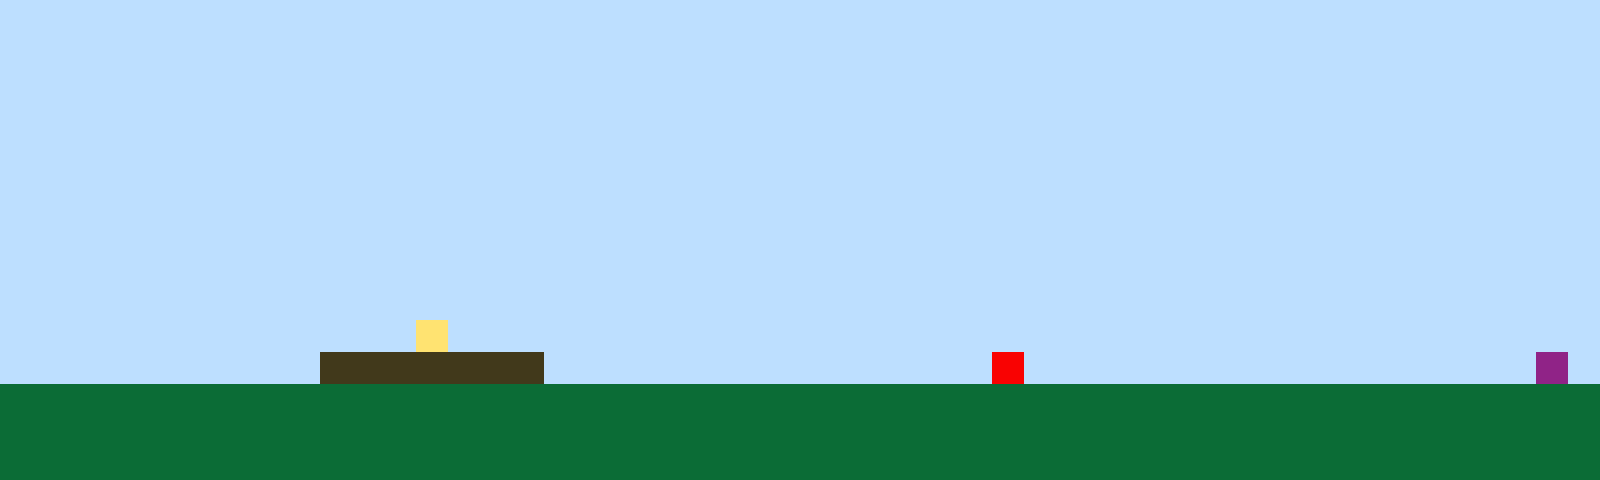

Rendered tile map (Tiled .tmx) drawn with the repository's tilesets; below, a short description and the full map source, tile grids included:
An orthogonal 50x15 tile map with 32x32 px tiles, 1 tile layer (Tile Layer 1).

<map version="1.10" tiledversion="1.11.2" orientation="orthogonal" renderorder="right-up" width="50" height="15" tilewidth="32" tileheight="32" infinite="0" nextlayerid="2" nextobjectid="1"><editorsettings><export target="map1.csv" format="csv" /></editorsettings><tileset firstgid="1" name="sprites" tilewidth="32" tileheight="32" tilecount="6" columns="3"><image source="sprites.png" width="96" height="64" /></tileset><layer id="1" name="Tile Layer 1" width="50" height="15"><data encoding="csv">1,1,1,1,1,1,1,1,1,1,1,1,1,1,1,1,1,1,1,1,1,1,1,1,1,1,1,1,1,1,1,1,1,1,1,1,1,1,1,1,1,1,1,1,1,1,1,1,1,1,1,1,1,1,1,1,1,1,1,1,1,1,1,1,1,1,1,1,1,1,1,1,1,1,1,1,1,1,1,1,1,1,1,1,1,1,1,1,1,1,1,1,1,1,1,1,1,1,1,1,1,1,1,1,1,1,1,1,1,1,1,1,1,1,1,1,1,1,1,1,1,1,1,1,1,1,1,1,1,1,1,1,1,1,1,1,1,1,1,1,1,1,1,1,1,1,1,1,1,1,1,1,1,1,1,1,1,1,1,1,1,1,1,1,1,1,1,1,1,1,1,1,1,1,1,1,1,1,1,1,1,1,1,1,1,1,1,1,1,1,1,1,1,1,1,1,1,1,1,1,1,1,1,1,1,1,1,1,1,1,1,1,1,1,1,1,1,1,1,1,1,1,1,1,1,1,1,1,1,1,1,1,1,1,1,1,1,1,1,1,1,1,1,1,1,1,1,1,1,1,1,1,1,1,1,1,1,1,1,1,1,1,1,1,1,1,1,1,1,1,1,1,1,1,1,1,1,1,1,1,1,1,1,1,1,1,1,1,1,1,1,1,1,1,1,1,1,1,1,1,1,1,1,1,1,1,1,1,1,1,1,1,1,1,1,1,1,1,1,1,1,1,1,1,1,1,1,1,1,1,1,1,1,1,1,1,1,1,1,1,1,1,1,1,1,1,1,1,1,1,1,1,1,1,1,1,1,1,1,1,1,1,1,1,1,1,1,1,1,1,1,1,1,1,1,1,1,1,1,1,1,1,1,1,1,1,1,1,1,1,1,1,1,1,1,1,1,1,1,1,1,1,1,1,1,1,1,1,1,1,1,1,1,1,1,1,1,1,1,1,1,1,1,1,1,1,1,1,1,1,1,1,1,1,1,1,1,1,1,1,1,1,1,1,1,1,1,1,1,1,1,1,1,1,1,1,1,1,1,1,1,1,1,1,1,1,1,1,1,1,1,1,1,1,1,1,1,1,1,1,1,1,1,1,1,1,1,1,1,1,1,1,1,1,1,1,1,1,1,1,1,1,1,1,1,1,1,1,1,1,1,1,1,4,1,1,1,1,1,1,1,1,1,1,1,1,1,1,1,1,1,1,1,1,1,1,1,1,1,1,1,1,1,1,1,1,1,1,1,1,1,1,1,1,1,1,1,1,1,1,3,3,3,3,3,3,3,1,1,1,1,1,1,1,1,1,1,1,1,1,1,5,1,1,1,1,1,1,1,1,1,1,1,1,1,1,1,1,6,1,2,2,2,2,2,2,2,2,2,2,2,2,2,2,2,2,2,2,2,2,2,2,2,2,2,2,2,2,2,2,2,2,2,2,2,2,2,2,2,2,2,2,2,2,2,2,2,2,2,2,2,2,2,2,2,2,2,2,2,2,2,2,2,2,2,2,2,2,2,2,2,2,2,2,2,2,2,2,2,2,2,2,2,2,2,2,2,2,2,2,2,2,2,2,2,2,2,2,2,2,2,2,2,2,2,2,2,2,2,2,2,2,2,2,2,2,2,2,2,2,2,2,2,2,2,2,2,2,2,2,2,2,2,2,2,2,2,2,2,2,2,2,2,2,2,2,2,2,2,2</data></layer></map>
